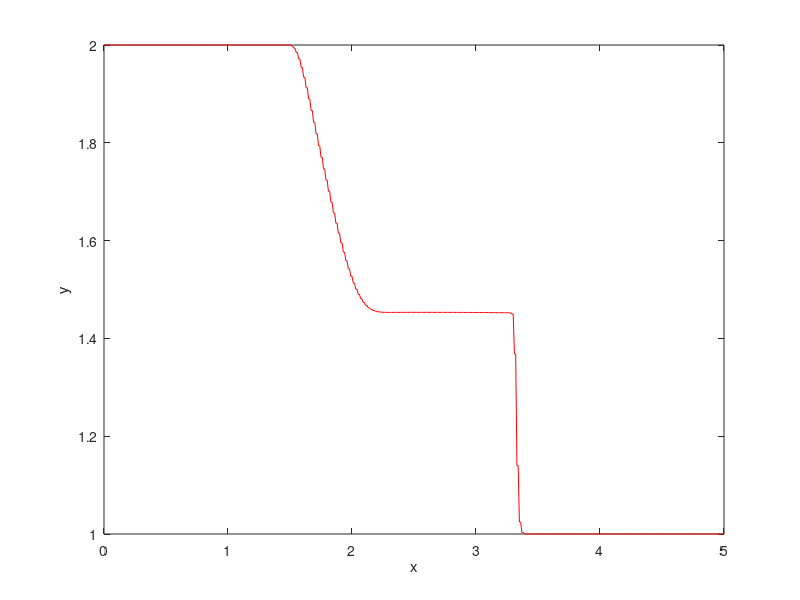

Reproduce this figure in MATLAB.
H = zeros(100000, 501);
U = zeros(100000, 501);
r = zeros(1, 501);

for i = 1:501
    if (i-1) >= 250
        H(1, i) = 1;
    else
        H(1, i) = 2;
    end
end

t = 0;
dx = 1/100;
e = 1;
index = 0;

for j = 1:100000
    r = zeros(1, 501);
    for i = 1:501
        r(1, i) = abs(U(j, i)) + sqrt(9.81*H(j, i));
    end
    sr = max(r);
    dt = (e*dx)/sr;
    t= t+dt;

    if t > 0.2
        index = j;
        break
    end

    for k = 2:500    
        H(j+1, k) = 0.5*(H(j, k+1)+H(j, k-1)) - 0.5*e/sr * (H(j, k+1) * U(j, k+1) - H(j, k-1)*U(j, k-1));
    end

    H(j+1, 1) = H(j+1, 2);
    H(j+1, 501) = H(j+1, 500);
    
    for k = 2:500
        U(j+1, k) = (0.5*(U(j, k+1)*H(j, k+1) + H(j, k-1)*U(j, k-1)) - 0.5*e/sr*(H(j, k+1) * (U(j, k+1)^2) + 0.5*(9.81)*H(j, k+1)^2 - H(j, k-1)*(U(j, k-1))^2 -0.5*9.81*H(j, k-1)^2))/H(j+1, k);
    end

    U(j+1, 1) = U(j+1, 2);
    U(j+1, 501) = U(j+1, 500);
end

x_data = linspace(0, 5, 501);
plot(x_data, H(index, :), 'red')
plot(x_data, U(index, :), 'blue')

for k = 1:index
    plot(x_data, H(k, :), 'r')
    xlabel('x');
    ylabel('y');
    axis([0 5 1 2])
    pause(0.05);
end

